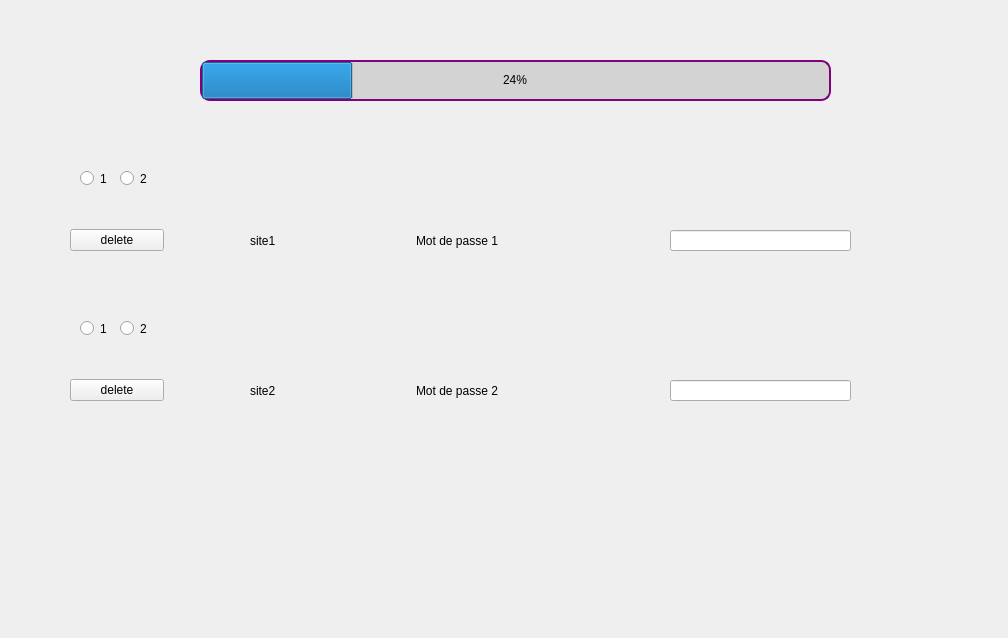
<?xml version="1.0" encoding="UTF-8"?>
<ui version="4.0">
 <class>Form</class>
 <widget class="QWidget" name="Form">
  <property name="geometry">
   <rect>
    <x>0</x>
    <y>0</y>
    <width>1008</width>
    <height>638</height>
   </rect>
  </property>
  <property name="windowTitle">
   <string>Form</string>
  </property>
  <property name="styleSheet">
   <string notr="true"/>
  </property>
  <widget class="QProgressBar" name="progressBar">
   <property name="geometry">
    <rect>
     <x>200</x>
     <y>60</y>
     <width>631</width>
     <height>41</height>
    </rect>
   </property>
   <property name="accessibleName">
    <string/>
   </property>
   <property name="styleSheet">
    <string notr="true">QProgressBar {
background-color: lightgrey;
border: 2px solid purple;
border-radius: 10px;
}

QProgressBar::chunk {

}</string>
   </property>
   <property name="value">
    <number>24</number>
   </property>
   <property name="alignment">
    <set>Qt::AlignCenter</set>
   </property>
  </widget>
  <widget class="QWidget" name="horizontalLayoutWidget">
   <property name="geometry">
    <rect>
     <x>70</x>
     <y>200</y>
     <width>481</width>
     <height>81</height>
    </rect>
   </property>
   <layout class="QHBoxLayout" name="horizontalLayout" stretch="50,100,100">
    <item>
     <widget class="QPushButton" name="deleteButton1">
      <property name="text">
       <string>delete</string>
      </property>
     </widget>
    </item>
    <item alignment="Qt::AlignHCenter">
     <widget class="QLabel" name="label_site1">
      <property name="text">
       <string>site1</string>
      </property>
     </widget>
    </item>
    <item alignment="Qt::AlignHCenter">
     <widget class="QLabel" name="label_mdp1">
      <property name="text">
       <string>Mot de passe 1</string>
      </property>
     </widget>
    </item>
   </layout>
  </widget>
  <widget class="QRadioButton" name="radioButton1_site1">
   <property name="geometry">
    <rect>
     <x>80</x>
     <y>170</y>
     <width>82</width>
     <height>17</height>
    </rect>
   </property>
   <property name="text">
    <string>1</string>
   </property>
  </widget>
  <widget class="QRadioButton" name="radioButton2_site1">
   <property name="geometry">
    <rect>
     <x>120</x>
     <y>170</y>
     <width>82</width>
     <height>17</height>
    </rect>
   </property>
   <property name="text">
    <string>2</string>
   </property>
  </widget>
  <widget class="QLineEdit" name="lineEdit_mdp1">
   <property name="geometry">
    <rect>
     <x>670</x>
     <y>230</y>
     <width>181</width>
     <height>21</height>
    </rect>
   </property>
   <property name="text">
    <string/>
   </property>
  </widget>
  <widget class="QWidget" name="horizontalLayoutWidget_2">
   <property name="geometry">
    <rect>
     <x>70</x>
     <y>350</y>
     <width>481</width>
     <height>81</height>
    </rect>
   </property>
   <layout class="QHBoxLayout" name="horizontalLayout_2" stretch="50,100,100">
    <item>
     <widget class="QPushButton" name="deleteButton2">
      <property name="text">
       <string>delete</string>
      </property>
     </widget>
    </item>
    <item alignment="Qt::AlignHCenter">
     <widget class="QLabel" name="label_site2">
      <property name="text">
       <string>site2</string>
      </property>
     </widget>
    </item>
    <item alignment="Qt::AlignHCenter">
     <widget class="QLabel" name="label_mdp2">
      <property name="text">
       <string>Mot de passe 2</string>
      </property>
     </widget>
    </item>
   </layout>
  </widget>
  <widget class="QRadioButton" name="radioButton2_site2">
   <property name="geometry">
    <rect>
     <x>120</x>
     <y>320</y>
     <width>82</width>
     <height>17</height>
    </rect>
   </property>
   <property name="text">
    <string>2</string>
   </property>
  </widget>
  <widget class="QLineEdit" name="lineEdit_mdp2">
   <property name="geometry">
    <rect>
     <x>670</x>
     <y>380</y>
     <width>181</width>
     <height>21</height>
    </rect>
   </property>
   <property name="text">
    <string/>
   </property>
  </widget>
  <widget class="QRadioButton" name="radioButtons_site2">
   <property name="geometry">
    <rect>
     <x>80</x>
     <y>320</y>
     <width>82</width>
     <height>17</height>
    </rect>
   </property>
   <property name="text">
    <string>1</string>
   </property>
  </widget>
 </widget>
 <resources/>
 <connections>
  <connection>
   <sender>radioButton2_site1</sender>
   <signal>clicked()</signal>
   <receiver>label_mdp1</receiver>
   <slot>lower()</slot>
   <hints>
    <hint type="sourcelabel">
     <x>125</x>
     <y>184</y>
    </hint>
    <hint type="destinationlabel">
     <x>471</x>
     <y>231</y>
    </hint>
   </hints>
  </connection>
  <connection>
   <sender>deleteButton1</sender>
   <signal>clicked()</signal>
   <receiver>label_site1</receiver>
   <slot>hide()</slot>
   <hints>
    <hint type="sourcelabel">
     <x>126</x>
     <y>239</y>
    </hint>
    <hint type="destinationlabel">
     <x>269</x>
     <y>238</y>
    </hint>
   </hints>
  </connection>
  <connection>
   <sender>deleteButton1</sender>
   <signal>clicked()</signal>
   <receiver>label_mdp1</receiver>
   <slot>hide()</slot>
   <hints>
    <hint type="sourcelabel">
     <x>107</x>
     <y>239</y>
    </hint>
    <hint type="destinationlabel">
     <x>471</x>
     <y>238</y>
    </hint>
   </hints>
  </connection>
  <connection>
   <sender>deleteButton1</sender>
   <signal>clicked()</signal>
   <receiver>deleteButton1</receiver>
   <slot>hide()</slot>
   <hints>
    <hint type="sourcelabel">
     <x>106</x>
     <y>239</y>
    </hint>
    <hint type="destinationlabel">
     <x>106</x>
     <y>239</y>
    </hint>
   </hints>
  </connection>
  <connection>
   <sender>deleteButton1</sender>
   <signal>clicked()</signal>
   <receiver>radioButton1_site1</receiver>
   <slot>hide()</slot>
   <hints>
    <hint type="sourcelabel">
     <x>94</x>
     <y>243</y>
    </hint>
    <hint type="destinationlabel">
     <x>85</x>
     <y>175</y>
    </hint>
   </hints>
  </connection>
  <connection>
   <sender>deleteButton1</sender>
   <signal>clicked()</signal>
   <receiver>radioButton2_site1</receiver>
   <slot>hide()</slot>
   <hints>
    <hint type="sourcelabel">
     <x>77</x>
     <y>232</y>
    </hint>
    <hint type="destinationlabel">
     <x>156</x>
     <y>178</y>
    </hint>
   </hints>
  </connection>
  <connection>
   <sender>deleteButton1</sender>
   <signal>clicked()</signal>
   <receiver>lineEdit_mdp1</receiver>
   <slot>hide()</slot>
   <hints>
    <hint type="sourcelabel">
     <x>96</x>
     <y>236</y>
    </hint>
    <hint type="destinationlabel">
     <x>717</x>
     <y>240</y>
    </hint>
   </hints>
  </connection>
  <connection>
   <sender>radioButton2_site1</sender>
   <signal>clicked()</signal>
   <receiver>label_mdp1</receiver>
   <slot>update()</slot>
   <hints>
    <hint type="sourcelabel">
     <x>146</x>
     <y>178</y>
    </hint>
    <hint type="destinationlabel">
     <x>452</x>
     <y>232</y>
    </hint>
   </hints>
  </connection>
  <connection>
   <sender>deleteButton2</sender>
   <signal>clicked()</signal>
   <receiver>radioButtons_site2</receiver>
   <slot>hide()</slot>
   <hints>
    <hint type="sourcelabel">
     <x>133</x>
     <y>387</y>
    </hint>
    <hint type="destinationlabel">
     <x>99</x>
     <y>336</y>
    </hint>
   </hints>
  </connection>
  <connection>
   <sender>deleteButton2</sender>
   <signal>clicked()</signal>
   <receiver>label_site2</receiver>
   <slot>hide()</slot>
   <hints>
    <hint type="sourcelabel">
     <x>149</x>
     <y>392</y>
    </hint>
    <hint type="destinationlabel">
     <x>270</x>
     <y>390</y>
    </hint>
   </hints>
  </connection>
  <connection>
   <sender>deleteButton2</sender>
   <signal>clicked()</signal>
   <receiver>label_mdp2</receiver>
   <slot>hide()</slot>
   <hints>
    <hint type="sourcelabel">
     <x>81</x>
     <y>386</y>
    </hint>
    <hint type="destinationlabel">
     <x>476</x>
     <y>398</y>
    </hint>
   </hints>
  </connection>
  <connection>
   <sender>deleteButton2</sender>
   <signal>clicked()</signal>
   <receiver>lineEdit_mdp2</receiver>
   <slot>hide()</slot>
   <hints>
    <hint type="sourcelabel">
     <x>85</x>
     <y>384</y>
    </hint>
    <hint type="destinationlabel">
     <x>720</x>
     <y>396</y>
    </hint>
   </hints>
  </connection>
  <connection>
   <sender>deleteButton2</sender>
   <signal>clicked()</signal>
   <receiver>deleteButton2</receiver>
   <slot>hide()</slot>
   <hints>
    <hint type="sourcelabel">
     <x>87</x>
     <y>393</y>
    </hint>
    <hint type="destinationlabel">
     <x>130</x>
     <y>398</y>
    </hint>
   </hints>
  </connection>
  <connection>
   <sender>deleteButton2</sender>
   <signal>clicked()</signal>
   <receiver>radioButton2_site2</receiver>
   <slot>hide()</slot>
   <hints>
    <hint type="sourcelabel">
     <x>84</x>
     <y>392</y>
    </hint>
    <hint type="destinationlabel">
     <x>174</x>
     <y>330</y>
    </hint>
   </hints>
  </connection>
 </connections>
</ui>
